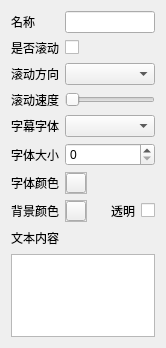
<?xml version="1.0" encoding="UTF-8"?>
<ui version="4.0">
 <class>TextPropertyWidget</class>
 <widget class="QWidget" name="TextPropertyWidget">
  <property name="geometry">
   <rect>
    <x>0</x>
    <y>0</y>
    <width>166</width>
    <height>348</height>
   </rect>
  </property>
  <property name="windowTitle">
   <string>Form</string>
  </property>
  <layout class="QGridLayout" name="gridLayout">
   <item row="0" column="0">
    <widget class="QLabel" name="label">
     <property name="text">
      <string>名称</string>
     </property>
    </widget>
   </item>
   <item row="0" column="1" colspan="4">
    <widget class="QLineEdit" name="lineEdit_name"/>
   </item>
   <item row="1" column="0">
    <widget class="QLabel" name="label_9">
     <property name="text">
      <string>是否滚动</string>
     </property>
    </widget>
   </item>
   <item row="1" column="1">
    <widget class="QCheckBox" name="checkBox_scroll">
     <property name="text">
      <string/>
     </property>
    </widget>
   </item>
   <item row="2" column="0">
    <widget class="QLabel" name="label_3">
     <property name="text">
      <string>滚动方向</string>
     </property>
    </widget>
   </item>
   <item row="2" column="1" colspan="4">
    <widget class="QComboBox" name="comboBox_dir"/>
   </item>
   <item row="3" column="0">
    <widget class="QLabel" name="label_2">
     <property name="text">
      <string>滚动速度</string>
     </property>
    </widget>
   </item>
   <item row="3" column="1" colspan="4">
    <widget class="QSlider" name="slider_speed">
     <property name="orientation">
      <enum>Qt::Horizontal</enum>
     </property>
    </widget>
   </item>
   <item row="4" column="0">
    <widget class="QLabel" name="label_5">
     <property name="text">
      <string>字幕字体</string>
     </property>
    </widget>
   </item>
   <item row="4" column="1" colspan="4">
    <widget class="QComboBox" name="comboBox_family"/>
   </item>
   <item row="5" column="0">
    <widget class="QLabel" name="label_4">
     <property name="text">
      <string>字体大小</string>
     </property>
    </widget>
   </item>
   <item row="5" column="1" colspan="4">
    <widget class="QSpinBox" name="spinBox_textSize"/>
   </item>
   <item row="6" column="0">
    <widget class="QLabel" name="label_6">
     <property name="text">
      <string>字体颜色</string>
     </property>
    </widget>
   </item>
   <item row="6" column="1">
    <widget class="QFrame" name="frame_text">
     <property name="frameShape">
      <enum>QFrame::StyledPanel</enum>
     </property>
     <property name="frameShadow">
      <enum>QFrame::Raised</enum>
     </property>
     <layout class="QHBoxLayout" name="horizontalLayout">
      <property name="spacing">
       <number>0</number>
      </property>
      <property name="leftMargin">
       <number>0</number>
      </property>
      <property name="topMargin">
       <number>0</number>
      </property>
      <property name="rightMargin">
       <number>0</number>
      </property>
      <property name="bottomMargin">
       <number>0</number>
      </property>
      <item>
       <widget class="QPushButton" name="btn_textColor">
        <property name="sizePolicy">
         <sizepolicy hsizetype="Maximum" vsizetype="Maximum">
          <horstretch>0</horstretch>
          <verstretch>0</verstretch>
         </sizepolicy>
        </property>
        <property name="minimumSize">
         <size>
          <width>0</width>
          <height>0</height>
         </size>
        </property>
        <property name="maximumSize">
         <size>
          <width>20</width>
          <height>20</height>
         </size>
        </property>
        <property name="text">
         <string/>
        </property>
       </widget>
      </item>
     </layout>
    </widget>
   </item>
   <item row="7" column="0">
    <widget class="QLabel" name="label_7">
     <property name="text">
      <string>背景颜色</string>
     </property>
    </widget>
   </item>
   <item row="7" column="1">
    <widget class="QFrame" name="frame_background">
     <property name="frameShape">
      <enum>QFrame::StyledPanel</enum>
     </property>
     <property name="frameShadow">
      <enum>QFrame::Raised</enum>
     </property>
     <layout class="QHBoxLayout" name="horizontalLayout_2">
      <property name="spacing">
       <number>0</number>
      </property>
      <property name="leftMargin">
       <number>0</number>
      </property>
      <property name="topMargin">
       <number>0</number>
      </property>
      <property name="rightMargin">
       <number>0</number>
      </property>
      <property name="bottomMargin">
       <number>0</number>
      </property>
      <item>
       <widget class="QPushButton" name="btn_BGColor">
        <property name="sizePolicy">
         <sizepolicy hsizetype="Preferred" vsizetype="Preferred">
          <horstretch>0</horstretch>
          <verstretch>0</verstretch>
         </sizepolicy>
        </property>
        <property name="minimumSize">
         <size>
          <width>0</width>
          <height>0</height>
         </size>
        </property>
        <property name="maximumSize">
         <size>
          <width>20</width>
          <height>20</height>
         </size>
        </property>
        <property name="text">
         <string/>
        </property>
       </widget>
      </item>
     </layout>
    </widget>
   </item>
   <item row="7" column="2">
    <spacer name="horizontalSpacer">
     <property name="orientation">
      <enum>Qt::Horizontal</enum>
     </property>
     <property name="sizeHint" stdset="0">
      <size>
       <width>0</width>
       <height>20</height>
      </size>
     </property>
    </spacer>
   </item>
   <item row="7" column="3">
    <widget class="QLabel" name="label_8">
     <property name="text">
      <string>透明</string>
     </property>
    </widget>
   </item>
   <item row="7" column="4">
    <widget class="QCheckBox" name="checkBox_transparent">
     <property name="text">
      <string/>
     </property>
    </widget>
   </item>
   <item row="8" column="0">
    <widget class="QLabel" name="label_10">
     <property name="text">
      <string>文本内容</string>
     </property>
    </widget>
   </item>
   <item row="8" column="1" colspan="4">
    <spacer name="horizontalSpacer_2">
     <property name="orientation">
      <enum>Qt::Horizontal</enum>
     </property>
     <property name="sizeHint" stdset="0">
      <size>
       <width>55</width>
       <height>20</height>
      </size>
     </property>
    </spacer>
   </item>
   <item row="9" column="0" colspan="5">
    <widget class="QTextEdit" name="textEdit"/>
   </item>
   <item row="10" column="0" colspan="5">
    <spacer name="verticalSpacer">
     <property name="orientation">
      <enum>Qt::Vertical</enum>
     </property>
     <property name="sizeHint" stdset="0">
      <size>
       <width>128</width>
       <height>2</height>
      </size>
     </property>
    </spacer>
   </item>
  </layout>
 </widget>
 <resources/>
 <connections/>
</ui>
